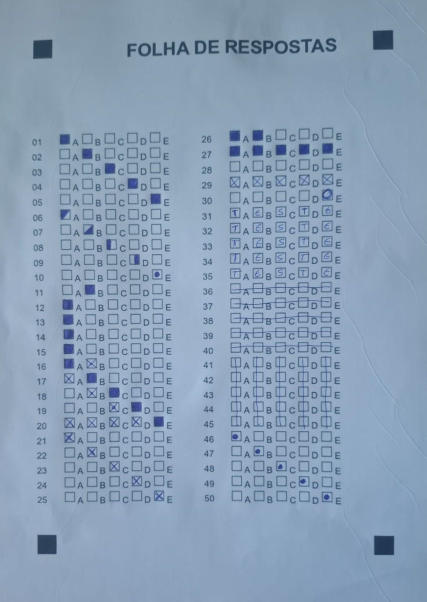
%> input picture AntonioGalvaoMartinsNeto_GustavoRuizDeQueiroz/imagens/prova02.jpg, 854 x 1203 px (shown at 1/2 size)
$ octave main.m   (GNU Octave 9; MATLAB toolbox functions it lacks are replaced by stand-ins)
%> lines starting %> are read from the running program, lines starting %| are printed output that depends on the picture; in (x1, y1, x2, y2) boxes, pixels count from 0 and x2, y2 are one past the last pixel; in counts of white or black regions, pixels touching at a corner belong together; the program's own positions count from 1
### AntonioGalvaoMartinsNeto_GustavoRuizDeQueiroz/detectarMarcadores.m
% ============================================================== %
% Autores: Antonio Galvão Martins Neto; Gustavo Ruiz de Queiroz  %
% Data: 11/06/2026                                               %
%                                                                %
% UTFPR - Processamento Digital de Imagens                       %
%                                                                %
% Projeto OMR para automação de avaliações de uma ou mais folhas %
% de respostas com base ao um gabarito reservado.                %
%                                                                %
% ============================================================== %

function marcadores = detectarMarcadores(img)

% DETECTARMARCADORES
% Detecta os 4 marcadores fiduciais da folha de respostas.
%
% Saída:
% marcadores =
% [xTL yTL
%  xTR yTR
%  xBL yBL
%  xBR yBR]

%% Converter para cinza

gray = rgb2gray(img);

figure;
imshow(gray);
title('Cinza');


%% Binarização

BW = gray < 80;

figure;
imshow(BW);
title('Imagem binarizada');

%% Remover ruídos pequenos

BW = bwareaopen(BW,500);

%% Encontrar componentes

CC = bwconncomp(BW);

stats = regionprops(CC,...
    'Area',...
    'BoundingBox',...
    'Centroid');

if isempty(stats)
    error('Nenhum componente encontrado.');
end

%% Procurar objetos aproximadamente quadrados

areas = [];
centers = [];

for i = 1:length(stats)

    bb = stats(i).BoundingBox;

    largura = bb(3);
    altura  = bb(4);

    aspecto = largura/altura;

    % quadrado ≈ aspecto 1
    if aspecto > 0.7 && aspecto < 1.3
        areas(end+1) = stats(i).Area;
        centers(end+1,:) = stats(i).Centroid;

    end

end

if length(areas) < 4

    fprintf('Quantidade de componentes: %d\n', length(stats));

    error('Menos de 4 marcadores encontrados.');
end

%% Selecionar os 4 maiores quadrados

[~,idx] = sort(areas,'descend');

centers = centers(idx(1:4),:);

%% Ordenação dos cantos

% separa topo e base

[~,ordY] = sort(centers(:,2));

topo = centers(ordY(1:2),:);
base = centers(ordY(3:4),:);

% esquerda-direita no topo

[~,ordX] = sort(topo(:,1));

TL = topo(ordX(1),:);
TR = topo(ordX(2),:);

% esquerda-direita na base

[~,ordX] = sort(base(:,1));

BL = base(ordX(1),:);
BR = base(ordX(2),:);

marcadores = [
    TL
    TR
    BL
    BR
];

%% Visualização (debug)

figure;
imshow(img);
hold on;

plot(marcadores(:,1),...
     marcadores(:,2),...
     'r*',...
     'MarkerSize',12);

text(marcadores(1,1),marcadores(1,2),' TL',...
    'Color','yellow','FontWeight','bold');

text(marcadores(2,1),marcadores(2,2),' TR',...
    'Color','yellow','FontWeight','bold');

text(marcadores(3,1),marcadores(3,2),' BL',...
    'Color','yellow','FontWeight','bold');

text(marcadores(4,1),marcadores(4,2),' BR',...
    'Color','yellow','FontWeight','bold');

title('Marcadores Detectados');

end

### AntonioGalvaoMartinsNeto_GustavoRuizDeQueiroz/corrigirPerspectiva.m
% ============================================================== %
% Autores: Antonio Galvão Martins Neto; Gustavo Ruiz de Queiroz  %
% Data: 11/06/2026                                               %
%                                                                %
% UTFPR - Processamento Digital de Imagens                       %
%                                                                %
% Projeto OMR para automação de avaliações de uma ou mais folhas %
% de respostas com base ao um gabarito reservado.                %
%                                                                %
% ============================================================== %

function imgCorrigida = corrigirPerspectiva(img, marcadores)

% CORRIGIRPERSPECTIVA
%
% Entrada:
%   img         -> imagem original
%   marcadores  -> [TL; TR; BL; BR]
%
% Saída:
%   imgCorrigida

%% Pontos detectados na imagem

pts_img = marcadores;

%% Pontos de referência da folha gerada

largura = 210;
altura  = 297;

load('layoutFR.mat','fiduciais');

pts_ref = [
    fiduciais(1,1)+5  altura - (fiduciais(1,2)+5)
    fiduciais(2,1)+5  altura - (fiduciais(2,2)+5)
    fiduciais(3,1)+5  altura - (fiduciais(3,2)+5)
    fiduciais(4,1)+5  altura - (fiduciais(4,2)+5)
];

%% Estimar transformação projetiva

disp('pts_img');
disp(pts_img);

disp('pts_ref');
disp(pts_ref);

tform = fitgeotform2d( ...
    pts_img, ...
    pts_ref, ...
    "projective");

%% Definir tamanho da imagem de saída

ref = imref2d([2970 2100], ...
              [0 largura], ...
              [0 altura]);

%% Aplicar transformação

imgCorrigida = imwarp( ...
    img, ...
    tform, ...
    'OutputView', ref);

%% Visualização para debug

figure;
imshow(imgCorrigida);
title('Folha Corrigida');

end

### AntonioGalvaoMartinsNeto_GustavoRuizDeQueiroz/localizarBolhas.m
% ============================================================== %
% Autores: Antonio Galvão Martins Neto; Gustavo Ruiz de Queiroz  %
% Data: 11/06/2026                                               %
%                                                                %
% UTFPR - Processamento Digital de Imagens                       %
%                                                                %
% Projeto OMR para automação de avaliações de uma ou mais folhas %
% de respostas com base ao um gabarito reservado.                %
%                                                                %
% ============================================================== %

function ROIs = localizarBolhas(imgCorrigida)

% LOCALIZARBOLHAS
%
% Ajusta as ROIs para o tamanho da imagem corrigida.

load('layoutFR.mat','ROI');

[h,w,~] = size(imgCorrigida);

%% Dimensões utilizadas na correção

larguraRef = 2100;
alturaRef  = 2970;

sx = w/larguraRef;
sy = h/alturaRef;

ROIs = ROI;

for q = 1:50

    for alt = 1:5

        ROIs(q,alt).x = round(ROI(q,alt).x * sx * 10);
        ROIs(q,alt).y = round((297 - ROI(q,alt).y) * sy * 10) - 50;

        ROIs(q,alt).w = round(ROI(q,alt).w * sx * 10);
        ROIs(q,alt).h = round(ROI(q,alt).h * sy * 10);

    end

end

fprintf('250 bolhas ajustadas para a imagem.\n');

figure;
imshow(imgCorrigida);
hold on;

for q = 1:50

    for alt = 1:5

        rectangle( ...
            'Position',...
            [ROIs(q,alt).x,...
             ROIs(q,alt).y,...
             ROIs(q,alt).w,...
             ROIs(q,alt).h],...
            'EdgeColor','r');

    end

end

title('ROIs das Bolhas');

end

### AntonioGalvaoMartinsNeto_GustavoRuizDeQueiroz/lerRespostas.m
% ============================================================== %
% Autores: Antonio Galvão Martins Neto; Gustavo Ruiz de Queiroz  %
% Data: 11/06/2026                                               %
%                                                                %
% UTFPR - Processamento Digital de Imagens                       %
%                                                                %
% Projeto OMR para automação de avaliações de uma ou mais folhas %
% de respostas com base ao um gabarito reservado.                %
%                                                                %
% ============================================================== %

function respostas = lerRespostas(imgCorrigida, ROIs)

% ==============================================================
% Lê as respostas marcadas pelo aluno
%
% Entrada:
%   imgCorrigida
%   ROIs
%
% Saída:
%   respostas(50,1)
%
% ==============================================================

%% Converter para cinza

if size(imgCorrigida,3) == 3
    gray = rgb2gray(imgCorrigida);
else
    gray = imgCorrigida;
end

%% Inicialização

respostas = repmat('-',50,1);

alternativas = ['A' 'B' 'C' 'D' 'E'];

%% Limiares

limiarMarcada = 0.50;
limiarDupla   = 0.80;

%% Processar questões

for q = 1:50

    preenchimento = zeros(1,5);

    for alt = 1:5

        x = ROIs(q,alt).x;
        y = ROIs(q,alt).y;
        w = ROIs(q,alt).w;
        h = ROIs(q,alt).h;

        % Garantir que ROI fique dentro da imagem

        x1 = max(1,x);
        y1 = max(1,y);

        x2 = min(size(gray,2),x+w);
        y2 = min(size(gray,1),y+h);

        roi = gray(y1:y2,x1:x2);

        %% Escurecimento médio

        roiNorm = double(roi)/255;

        preenchimento(alt) = 1 - mean(roiNorm(:));

    end

    %% DEBUG

    fprintf('Q%02d -> ',q);
    fprintf('%.2f ',preenchimento);
    fprintf('\n');

    %% Encontrar alternativa mais escura

    [maiorValor,idx] = max(preenchimento);

    %% Questão em branco

    if maiorValor < limiarMarcada

        respostas(q) = '-';
        continue;

    end

    %% Múltiplas marcações

    candidatos = preenchimento > (maiorValor*limiarDupla);

    if sum(candidatos) > 1

        respostas(q) = 'X';
        continue;

    end

    %% Resposta válida

    respostas(q) = alternativas(idx);

end

end

### AntonioGalvaoMartinsNeto_GustavoRuizDeQueiroz/avaliarProva.m
% ============================================================== %
% Autores: Antonio Galvão Martins Neto; Gustavo Ruiz de Queiroz  %
% Data: 11/06/2026                                               %
%                                                                %
% UTFPR - Processamento Digital de Imagens                       %
%                                                                %
% Projeto OMR para automação de avaliações de uma ou mais folhas %
% de respostas com base ao um gabarito reservado.                %
%                                                                %
% ============================================================== %

function [nota, acertos, erros, brancos, pontosObtidos] = ...
    avaliarProva(respostasAluno, gabarito, pesos)

% ==============================================================
% AVALIARPROVA
%
% Entrada:
%   respostasAluno (50x1)
%   gabarito       (50x1)
%   pesos          (50x1)
%
% Saída:
%   nota
%   acertos
%   erros
%   brancos
%   pontosObtidos
%
% ==============================================================

%% Inicialização

acertos = 0;
erros = 0;
brancos = 0;
pontosObtidos = 0;

%% Avaliação

for q = 1:length(gabarito)

    resposta = respostasAluno(q);

    fprintf('Q%02d -> Aluno:%c | Gabarito:%c\n',...
    q,...
    respostasAluno(q),...
    gabarito(q));

    % Questão em branco

    if resposta == '-'

        brancos = brancos + 1;
        continue;

    end

    % Questão anulada por múltipla marcação

    if resposta == 'X'

        erros = erros + 1;
        continue;

    end

    % Acerto

    if resposta == gabarito(q)

        acertos = acertos + 1;
        pontosObtidos = pontosObtidos + pesos(q);

    else

        erros = erros + 1;

    end

end

%% Nota

pontuacaoMaxima = sum(pesos);

nota = (pontosObtidos / pontuacaoMaxima) * 10;

end

### AntonioGalvaoMartinsNeto_GustavoRuizDeQueiroz/main.m
% ============================================================== %
% Autores: Antonio Galvão Martins Neto; Gustavo Ruiz de Queiroz  %
% Data: 11/06/2026                                               %
%                                                                %
% UTFPR - Processamento Digital de Imagens                       %
%                                                                %
% Projeto OMR para automação de avaliações de uma ou mais folhas %
% de respostas com base ao um gabarito reservado.                %
%                                                                %
% ============================================================== %

clear;
clc;
close all;

%% Configurações

imagemResposta = "imagens/prova02.jpg";

arquivoGabarito = "gabarito/gabarito.mat";

notaMaxima = 10;

%% Carregar imagem

fprintf('Carregando imagem...\n');

img = imread(imagemResposta);
%> img is the input picture: size 1203x854x3 uint8; mean R, G, B 137.4, 159.3, 183.4

%% Detectar marcadores fiduciais

fprintf('Detectando marcadores...\n');

marcadores = detectarMarcadores(img);
%> in detectarMarcadores, `gray = rgb2gray(img);`:
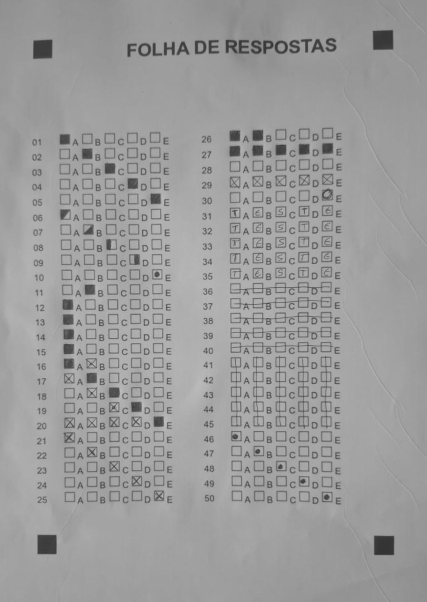
%> gray: size 1203x854 uint8 (shown at 1/2 size); min 46, max 196, mean 155.6
%> in detectarMarcadores, `BW = gray < 80;`:
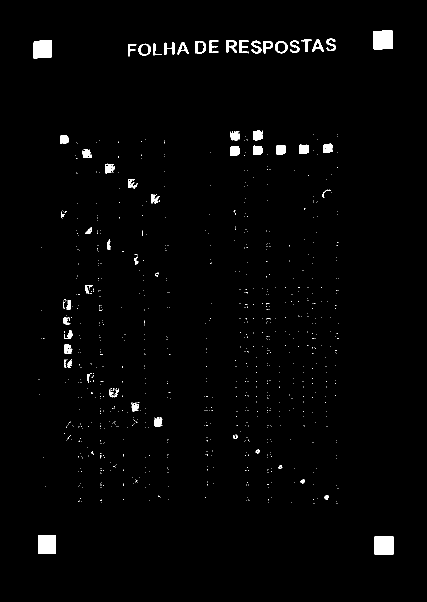
%> BW: size 1203x854 logical (shown at 1/2 size); 1.5% white; 833 white regions (778 under 20 px), largest, box (x1, y1, x2, y2) and area: (746, 61, 786, 99) 1431, (749, 1072, 788, 1110) 1423, (76, 1071, 112, 1108) 1309
%> in detectarMarcadores, `BW = bwareaopen(BW,500);`:
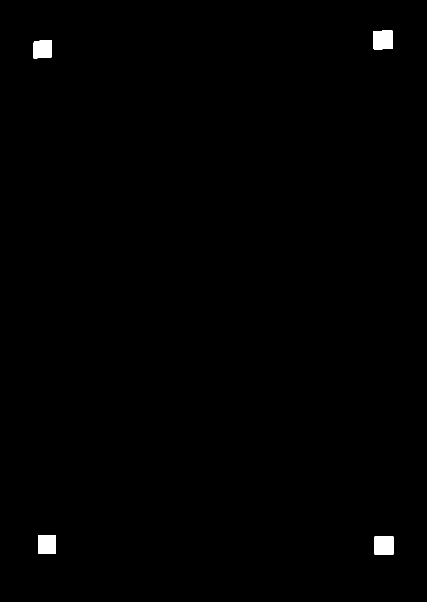
%> BW: size 1203x854 logical (shown at 1/2 size); 0.53% white; 4 white regions
%> in detectarMarcadores, `CC = bwconncomp(BW);`: CC = 4 connected components
%> in detectarMarcadores, `stats = regionprops(CC, 'Area', 'BoundingBox', 'Centroid');`: stats = 4 regions; box (x1, y1, x2, y2), Area and Centroid: (746, 61, 786, 99) 1431 [766.8 80.5], (749, 1072, 788, 1110) 1423 [768.7 1091.3], (76, 1071, 112, 1108) 1309 [94.6 1089.7], (67, 80, 104, 117) 1276 [85.9 98.9]
%> the loop in detectarMarcadores, `for i = 1:length(stats)` made 4 passes
%> (bb, largura, altura, aspecto) on passes 1 to 4: ([67.5 80.5 37 37], 37, 37, 1), ([76.5 1071.5 36 37], 36, 37, 0.973), ([746.5 61.5 40 38], 40, 38, 1.05), ([749.5 1072.5 39 38], 39, 38, 1.03)
%> after the loop in detectarMarcadores, `for i = 1:length(stats)`: areas = [1276 1309 1431 1423]; centers = [85.95 98.9; 94.59 1089.7; 766.8 80.51; 768.7 1091.3]
%> in detectarMarcadores, `[~,idx] = sort(areas,'descend');`: idx = [3 4 2 1]
%> in detectarMarcadores, `centers = centers(idx(1:4),:);`: centers = [766.8 80.51; 768.7 1091.3; 94.59 1089.7; 85.95 98.9]
%> in detectarMarcadores, `[~,ordY] = sort(centers(:,2));`: ordY = [1; 4; 3; 2]
%> in detectarMarcadores, `topo = centers(ordY(1:2),:);`: topo = [766.8 80.51; 85.95 98.9]
%> in detectarMarcadores, `base = centers(ordY(3:4),:);`: base = [94.59 1089.7; 768.7 1091.3]
%> in detectarMarcadores, `[~,ordX] = sort(topo(:,1));`: ordX = [2; 1]
%> in detectarMarcadores, `TL = topo(ordX(1),:);`: TL = [85.95 98.9]
%> in detectarMarcadores, `TR = topo(ordX(2),:);`: TR = [766.8 80.51]
%> in detectarMarcadores, `[~,ordX] = sort(base(:,1));`: ordX = [1; 2]
%> in detectarMarcadores, `BL = base(ordX(1),:);`: BL = [94.59 1089.7]
%> in detectarMarcadores, `BR = base(ordX(2),:);`: BR = [768.7 1091.3]
%> in detectarMarcadores, `marcadores = [ TL TR BL BR ];`: marcadores = [85.95 98.9; 766.8 80.51; 94.59 1089.7; 768.7 1091.3]
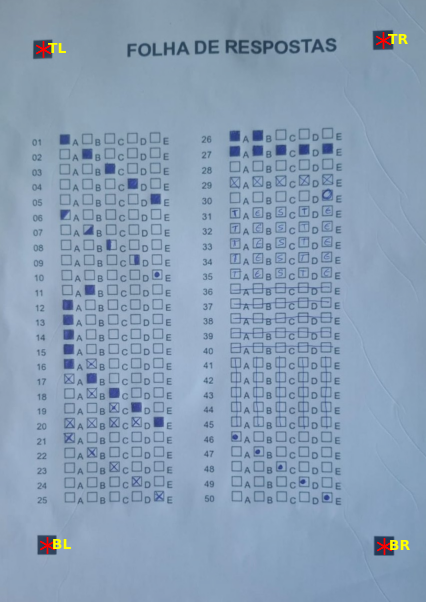
%> figure redrawn from the program's plot data; shown at 1/2 size; its title reads 'Marcadores Detectados'

%% Corrigir perspectiva

fprintf('Corrigindo perspectiva...\n');

imgCorrigida = corrigirPerspectiva(img, marcadores);
%> in corrigirPerspectiva, `pts_img = marcadores;`: pts_img has the same summary as marcadores in detectarMarcadores
%|      85.947     98.896
%|     766.771     80.509
%|      94.594   1089.684
%|     768.666   1091.265
%> in corrigirPerspectiva, `tform = fitgeotform2d( pts_img, pts_ref, "projective");`: tform = transform with T = [0.271 0.00766 2.94e-05; -0.00251 0.267 -1.03e-05; -7.98 -12.04 1]

%% Localizar bolhas

fprintf('Localizando bolhas...\n');

ROIs = localizarBolhas(imgCorrigida);
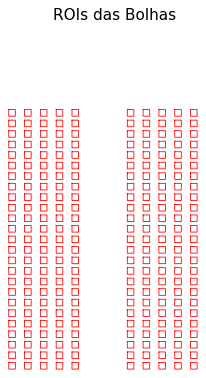
%> figure redrawn from the program's plot data; highest point at x = 300, y = 2590
%> ROIs = 250 items; first 5, x, y, w and h: 250 620 50 50, 250 700 50 50, 250 780 50 50, 250 860 50 50, 250 940 50 50

%% Ler respostas

fprintf('Lendo respostas...\n');

respostasAluno = lerRespostas(imgCorrigida, ROIs);
%> in lerRespostas, `gray = rgb2gray(imgCorrigida);`:
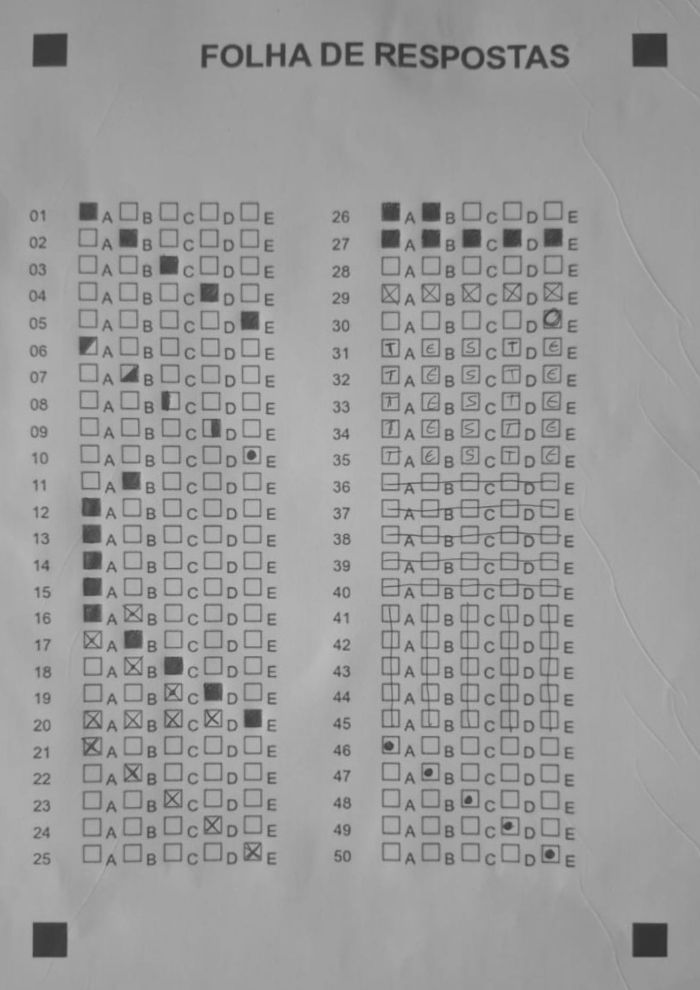
%> gray: size 2970x2100 uint8 (shown at 1/3 size); min 47, max 193, mean 155.7
%> the loop in lerRespostas, `for q = 1:50` made 50 passes
%> (maiorValor, idx) on passes 6, 10, 22, 23, 24, 25, 28, 29, 31, 32, 33, 34: (0.484, 1), (0.464, 5), (0.491, 2), (0.478, 3), (0.482, 4), (0.49, 5), (0.416, 5), (0.457, 4), (0.449, 5), (0.438, 5), (0.448, 5), (0.443, 5)
%> (maiorValor, idx, candidatos) on passes 1, 2, 3, 4, 5, 7: (0.596, 1, [true false false false false]), (0.598, 2, [false true false false false]), (0.612, 3, [false false true false false]), (0.623, 4, [false false false true false]), (0.653, 5, [false false false false true]), (0.549, 2, [false true false false false])
%| Q01 -> 0.60 0.41 0.41 0.40 0.41
%| Q02 -> 0.40 0.60 0.40 0.41 0.40
%| Q03 -> 0.40 0.39 0.61 0.40 0.40
%| Q04 -> 0.40 0.39 0.39 0.62 0.39
%| Q05 -> 0.39 0.39 0.40 0.39 0.65
%| Q06 -> 0.48 0.39 0.41 0.39 0.37
%| Q07 -> 0.38 0.55 0.40 0.40 0.36
%| Q08 -> 0.39 0.39 0.51 0.40 0.38
%> (further printed lines are left out)
%> after the loop in lerRespostas, `for q = 1:50`: preenchimento = [0.391 0.425 0.413 0.401 0.512]; respostas = 50 items
%> respostasAluno = 50 items

%% Carregar gabarito

fprintf('Carregando gabarito...\n');

load(arquivoGabarito,'gabarito','pesos');

%% Avaliar prova

fprintf('Calculando nota...\n');

[nota, acertos, erros] = avaliarProva( ...
    respostasAluno,...
    gabarito,...
    pesos);
%> the loop in avaliarProva, `for q = 1:length(gabarito)` made 50 passes
%| Q01 -> Aluno:A | Gabarito:A
%| Q02 -> Aluno:B | Gabarito:B
%| Q03 -> Aluno:C | Gabarito:C
%| Q04 -> Aluno:D | Gabarito:D
%| Q05 -> Aluno:E | Gabarito:E
%| Q06 -> Aluno:- | Gabarito:A
%| Q07 -> Aluno:B | Gabarito:B
%| Q08 -> Aluno:C | Gabarito:C
%> (further printed lines are left out)
%> after the loop in avaliarProva, `for q = 1:length(gabarito)`: acertos = 15; brancos = 27; erros = 8; pontosObtidos = 15
%> in avaliarProva, `nota = (pontosObtidos / pontuacaoMaxima) * 10;`: nota = 3
%> nota = 3; acertos = 15; erros = 8

%% Exibir resultados

fprintf('\n');
fprintf('=============================\n');
fprintf('RESULTADO\n');
fprintf('=============================\n');
fprintf('Acertos : %d\n', acertos);
%| Acertos : 15
fprintf('Erros   : %d\n', erros);
%| Erros   : 8
fprintf('Nota    : %.2f\n', nota);
%| Nota    : 3.00
fprintf('=============================\n');

%% Gerar nome do arquivo de resultado

[~, nomeProva, ~] = fileparts(imagemResposta);

arquivoResultado = fullfile( ...
    'resultados', ...
    strcat(nomeProva,'_resultado.mat'));

%% Salvar resultado

resultado.respostas = respostasAluno;
%> resultado.respostas = 50 items
resultado.acertos = acertos;
%> resultado.acertos = 15
resultado.erros = erros;
%> resultado.erros = 8
resultado.nota = nota;
%> resultado.nota = 3

save(arquivoResultado,'resultado');

%% Mostrar imagem corrigida

figure;
imshow(imgCorrigida);
title(sprintf('Nota = %.2f',nota));
